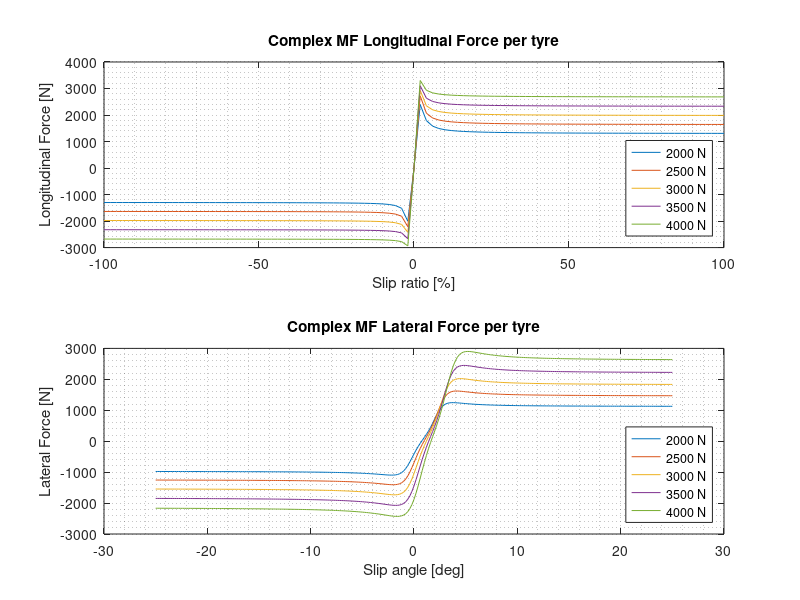

Reproduce this figure in MATLAB.
% COMPLEX PACEJKA MAGIC FORMULA TYRE MODEL
clear all;
% http://white-smoke.wikifoundry.com/page/Tyre+curve+fitting+and+validation

Fz_range = [2:0.5:4]; % Normal Force per tyre [kN]
slip_range = [-100:2:100]; % Slip ratio [%]
slip_angle = [-25:0.2:25]; % Slip angle [deg]
cmb = 2; % Camber [deg]

% LONGITUDINAL
% Independent parameters
b0 = 1.65;
b2 = 1200;
b4 = 350;
b8 = -10;
b10 = 0;
b11 = 0;
b13 = 0.5;
% Dependent parameters
b1 = 20;
b3 = 10;
b5 = -0.5;
b6 = -0.05;
b7 = 0;
b9 = 0;
b12 = 0;

% C = b0;
% D = Fz*(b1*Fz+b2);
% BCD = (b3*Fz^2+b4*Fz)*exp(-b5*Fz);
% B = BCD/(C*D);
% H = b9*Fz+b10;
% V = b11*Fz+b12;
% E = (b6*Fz^2+b7*Fz+b8)*(1-b13*sign(slip+H));
% Bx = B*(slip+H);

% Fx = D*sin(C*atan(Bx-E*(Bx-atan(Bx))))+V;
i = 1;
j = 1;
while i <= length(slip_range)
    slip = slip_range(i);
    while j <= length(Fz_range)
        Fz = Fz_range(j);
        
        C = b0;
        D = Fz*(b1*Fz+b2);
        BCD = (b3*Fz^2+b4*Fz)*exp(-b5*Fz);
        B = BCD/(C*D);
        H = b9*Fz+b10;
        V = b11*Fz+b12;
        E = (b6*Fz^2+b7*Fz+b8)*(1-b13*sign(slip+H));
        Bx = B*(slip+H);
        
        Fx(i,j) = D*sin(C*atan(Bx-E*(Bx-atan(Bx))))+V;
        j = j+1;
    end
    j = 1;
    i = i+1;
end


% LATERAL
% Independent parameters
a0 = 1.3;
a2 = 250;
a3 = 2700;
a4 = 25;
a7 = -10;
a9 = 0;
a11 = 0;
a17 = 0;
% Dependent parameters
a1 = 20;
a6 = 0;
a8 = -0.5;
a12 = -5;
% Camber dependent-parameters
a5 = -0.05;
a10 = 0.05;
a13 = 5;
a14 = 10;
a15 = -0.005;
a16 = -0.05;

i = 1;
j = 1;
while i <= length(slip_angle)
    slip = slip_angle(i);
    while j <= length(Fz_range)
        Fz = Fz_range(j);
        
        C = a0;
        D = Fz*(a1*Fz+a2)*(2-a15*cmb^2);
        BCD = a3*sin(atan(Fz/a4)*2)*(1-a5*abs(cmb));
        B = BCD/(C*D);
        H = a8*Fz+a9+a10*cmb;
        V = a11*Fz+a12+(a13*Fz+a14)*cmb*Fz;
        E = (a6*Fz+a7)*(1-(a16*cmb+a17)*sign(slip+H));
        Bx = B*(slip+H);
        
        Fy(i,j) = D*sin(C*atan(Bx-E*(Bx-atan(Bx))))+V;
        j = j+1;
    end
    j = 1;
    i = i+1;
end


% GRAPHS
figure('Name','Tyre.Complex MF','NumberTitle','off')
subplot(2,1,1)
i = 1;
while i <= length(Fx(1,:))
    plot(slip_range,Fx(:,i));hold on;
    i = i+1;
end
grid minor
title('Complex MF Longitudinal Force per tyre')
legend('2000 N','2500 N','3000 N','3500 N','4000 N','location','southeast')
xlabel('Slip ratio [%]');ylabel('Longitudinal Force [N]')

subplot(2,1,2)
i = 1;
while i <= length(Fy(1,:))
    plot(slip_angle,Fy(:,i));hold on;
    i = i+1;
end
grid minor
title('Complex MF Lateral Force per tyre')
legend('2000 N','2500 N','3000 N','3500 N','4000 N','location','southeast')
xlabel('Slip angle [deg]');ylabel('Lateral Force [N]')
